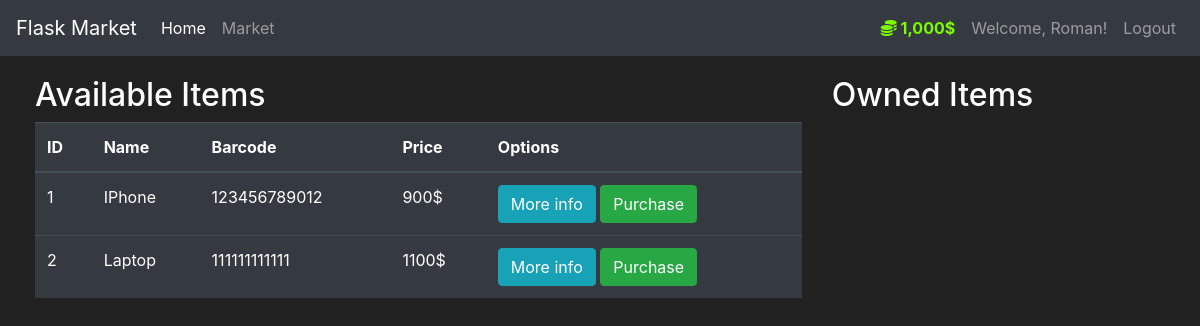
The app's page /market (signed in) with its own data.
### market/models.py (models this page shows, shortened)
class User(db.Model, UserMixin):
    id = db.Column(db.Integer(), primary_key=True)
    username = db.Column(db.String(length=30), nullable=False, unique=True)
    email_address = db.Column(db.String(length=50), nullable=False, unique=True)
    password_hash = db.Column(db.String(length=60), nullable=False)
    budget = db.Column(db.Integer(), nullable=False, default=1000)
    items = db.relationship("Item", backref="owned_user", lazy=True)
    @property
    def password(self):
        return self.password
    @property
    def formatted_budget(self):
        if len(str(self.budget)) > 3:
            return f"{str(self.budget)[:-3]},{str(self.budget)[-3:]}$"
        else:
            return f"{self.budget}$"

class Item(db.Model):
    id = db.Column(db.Integer(), primary_key=True)
    name = db.Column(db.String(length=30), nullable=False, unique=True)
    price = db.Column(db.Integer(), nullable=False)
    barcode = db.Column(db.String(length=12), nullable=False, unique=True)
    description = db.Column(db.String(length=1024), nullable=False, unique=True)
    owner = db.Column(db.Integer(), db.ForeignKey("user.id"))

### market/routes.py (the view, shortened to what this page needs)
@app.route("/market", methods=["GET", "POST"])
@login_required
def market_page():
    purchase_form = PurchaseItemForm()
    sell_form = SellItemForm()
    if request.method == "GET":
        items = Item.query.filter_by(owner=None)
        owned_items = Item.query.filter_by(owner=current_user.id)
        return render_template(
            "market.html",
            items=items,
            owned_items=owned_items,
            purchase_form=purchase_form,
            sell_form=sell_form,
        )

### market/models.py (called while the page is built)
@login_manager.user_loader
def load_user(user_id):
    return User.query.get(int(user_id))

### market/templates/market.html (shortened to what this page needs)
{% extends 'base.html' %}
{% block content %}
  <div class="row" style="margin-top: 20px; margin-left: 20px;">
    <div class="col-8">
      <h2>Available Items</h2>
      <table class="table table-hover table-dark">
        <thead>
          <tr>
            <th scope="col">ID</th>
            <th scope="col">Name</th>
            <th scope="col">Barcode</th>
            <th scope="col">Price</th>
            <th scpe="col">Options</th>
          </tr>
        </thead>
        <tbody>
          {% for item in items %}
            <tr>
              <td>{{ item.id }}</td>
                <td>{{ item.name }}</td>
                <td>{{ item.barcode }}</td>
                <td>{{ item.price }}$</td>
                <td>
                  <button class="btn btn-outline btn-info" data-toggle="modal" data-target="#Modal-MoreInfo-{{ item.id }}">More info</button>
                  <button class="btn btn-outline btn-success" data-toggle="modal" data-target="#Modal-PurchaseConfirm-{{ item.id }}">Purchase</button>
                </td>
            </tr>
          {% endfor %}
        </tbody>
      </table>
    </div>
    <div class="col-4">
      <h2>Owned Items</h2>
      <br>
    </div>
  </div>
{% endblock %}

### market/templates/base.html (shortened to what this page needs)
<!doctype html>
<html lang="en">
  <head>
    <link rel="stylesheet" href="https://cdn.jsdelivr.net/npm/bootstrap@4.5.3/dist/css/bootstrap.min.css">
  </head>
  <body>
    <nav class="navbar navbar-expand-md navbar-dark bg-dark">
      <a class="navbar-brand" href="#">Flask Market</a>
      <div class="collapse navbar-collapse" id="navbarNav">
        <ul class="navbar-nav mr-auto">
          <li class="nav-item active">
            <a class="nav-link" href="{{ url_for('home_page') }}">Home <span class="sr-only">(current)</span></a>
          </li>
          <li class="nav-item">
            <a class="nav-link" href="{{ url_for('market_page') }}">Market</a>
          </li>
        </ul>
        {% if current_user.is_authenticated %}
          <ul class="navbar-nav">
            <li class="nav-item">
              <a class="nav-link" style="color: lawngreen; font-weight: bold;">
                <i class="fas fa-coins"></i>
                {{ current_user.formatted_budget }}
              </a>
            </li>
            <li class="nav-item">
              <a class="nav-link">Welcome, {{ current_user.username }}!</a>
            </li>
            <li class="nav-item">
                <a class="nav-link" href="{{ url_for('logout_page') }}">Logout</a>
            </li>
          </ul>
        {% endif %}
      </div>
    </nav>
    {% block content %}{% endblock %}
  </body>
</html>

### market/templates/base.html (style rules this page uses)
body { background-color: #212121; color: white; }

### records on screen
User: formatted_budget "1,000$", username "Roman"
Item: id "1", name "IPhone", barcode "123456789012", price "900"
Item: id "2", name "Laptop", barcode "111111111111", price "1100"
